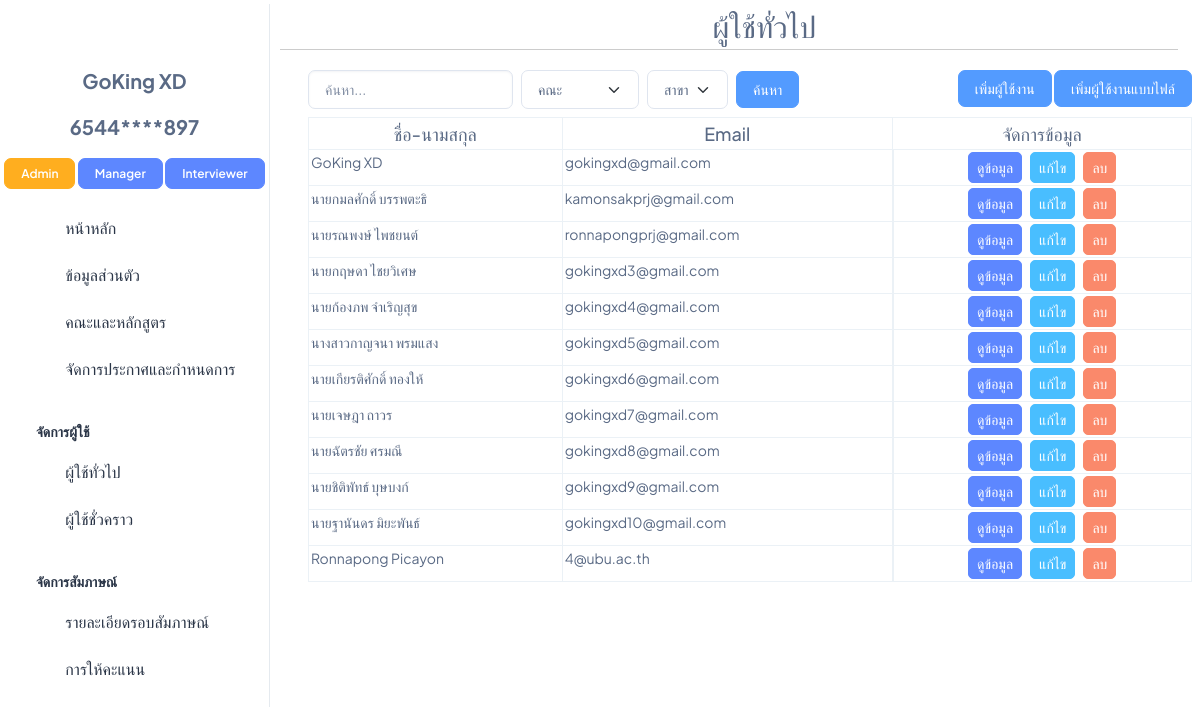
Before: /User (signed in) with the older database file.
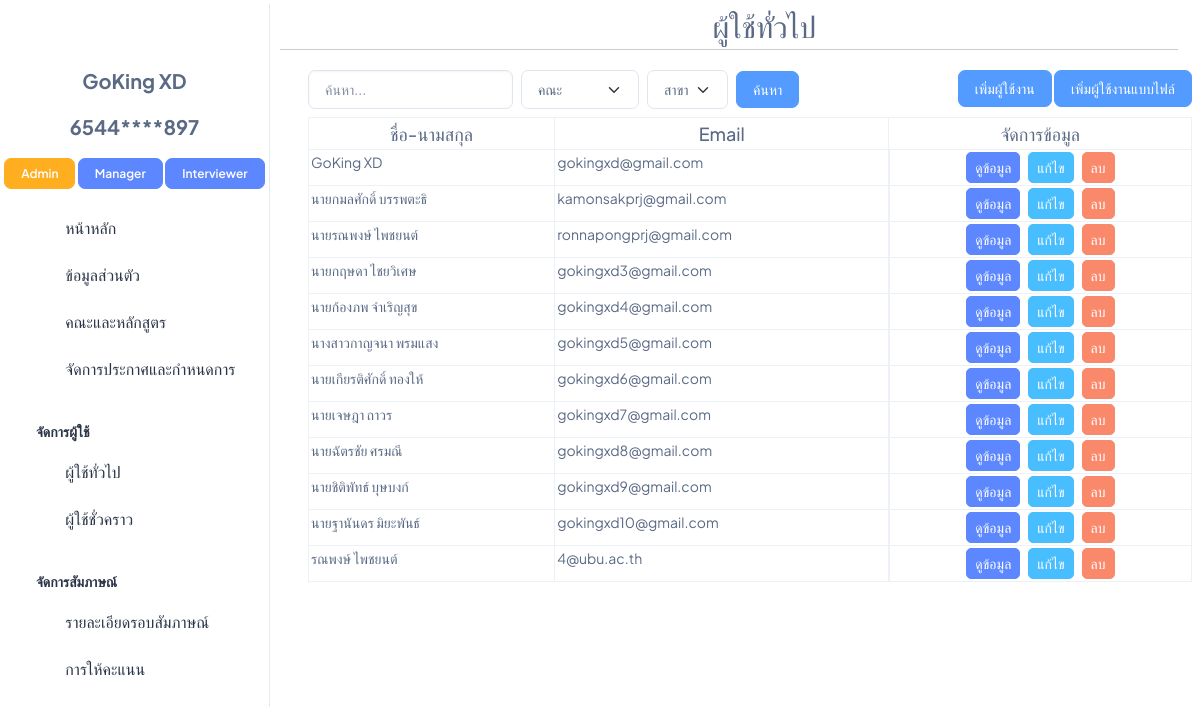
After: the same page with the newer database file.
### interview/models.py (models this page shows, shortened)
class User(AbstractBaseUser, PermissionsMixin):
    email = models.EmailField(unique=True)
    username = models.CharField(max_length=30, unique=True)
    first_name = models.CharField(max_length=100)
    last_name = models.CharField(max_length=100)
    gender = models.CharField(max_length=20)
    address = models.CharField(max_length=400)
    postcode = models.CharField(max_length=20)
    phone_number = models.CharField(max_length=10)
    citizen_id = models.CharField(max_length=13,unique=True,blank=True,null=True)
    birth_date = models.DateField(blank=True,null=True)
    date_joined = models.DateTimeField(default=timezone.now)
    is_active = models.BooleanField(default=True)
    is_staff = models.BooleanField(default=False)
    objects = CustomUserManager()
    USERNAME_FIELD = 'username'
    EMAIL_FIELD = 'email'
    REQUIRED_FIELDS = ['email']

### interview/views.py (the view)
# urls.py: path('User',User_path, name='User'),
@login_required
@user_passes_test(is_admin)
def User_path(request):
    users = User.objects.all()
    faculty_all = Faculty.objects.all()
    major_all = Major.objects.all()
    round_active = Round.objects.filter(active='True')
    return render(request,'admin/User.html', {'users': users,'faculty_all':faculty_all,"major_all":major_all,'round_active':round_active})

### interview/models.py (called while the page is built)
    def __str__(self) -> str:
        return f"{self.faculty}"

    def __str__(self) -> str:
        return f"{self.major}"

    def __str__(self):
        return self.name

    def __str__(self):
        return self.round_name

### interview/views.py (called while the page is built)
def is_admin(user):
    if isinstance(user, User):
        return user.roles.filter(name='Admin').exists()
    else:
        return False

### interview/templates/admin/User.html (shortened to what this page needs)
{% extends 'admin/base/n_base.html' %}
{% load static %}
{% block css_js %}
<link rel="stylesheet" href="{% static 'css/admin_css/User.css' %}" />
{% endblock %}
{% block topic %}
<div class="fs-8 mt-1 text-muted text-center">
    <span><i class="ti ti-user-check"></i> ผู้ใช้ทั่วไป</span>
  </div>
{% endblock %}
{% block content %}
<div class="pt-14 px-2">
    <div class="d-flex justify-content-between mb-2">
        <div class="d-flex flex-row flex-nowrap">
            <form action="{% url 'search_user' %}" method="post" class="w-100 d-flex flex-row align-items-center">
                <input class="form-control me-2" type="search" name="search" id="" placeholder="ค้นหา..." style="flex-grow: 1; min-width: 0;">
                <select class="form-select me-2" name="faculty" id="id_faculty_second" style="width: auto;">
                    <option value="">คณะ</option>
                </select>
                <select class="form-select" name="major" id="id_major_second" style="width: auto;">
                    <option value="">สาขา</option>
                </select>
                <button class="btn btn-info mx-2" type="submit">ค้นหา</button>
            </form>
        </div>
        <div>
            <button class="btn btn-info " onclick="add_User()">เพิ่มผู้ใช้งาน</button>
            <button class="btn btn-info " onclick="add_User_by_file()">เพิ่มผู้ใช้งานแบบไฟล์</button>
        </div>
    </div>
    <table class="table table-bordered table-hover">
        <thead class="thead-dark">
            <tr>
                <th class="text-center fs-5 fw-medium">ชื่อ-นามสกุล</th>
                <th class="text-center fs-5 fw-medium">Email</th>
                <th class="text-center fs-5 fw-medium">จัดการข้อมูล</th>
            </tr>
        </thead>
        <tbody>
            {% for user in users %}
            <tr>
                <td>{{ user.first_name }} {{ user.last_name }}</td>
                <td>{{ user.email }}</td>
                <td class="d-flex justify-content-center">
                    <a class="btn btn-primary btn-sm fs-3 mx-1" href="javascript:void(0);" onclick="display_popup
                        ('{{ user.id }}',
                        '{{ user.first_name }}',
                        '{{ user.last_name }}',
                        '{{user.birth_date}}',
                        '{{user.roles.all}}',
                        '{{user.email}}','{% for round in user.rounds_participated.all %}{{ round.major }}{% if not forloop.last %}, {% endif %}{% endfor %}',
                        '{% for round in user.rounds_participated.all %}{{ round.major.faculty.faculty }}{% if not forloop.last %}, {% endif %}{% endfor %}',
                        '{{ user.rounds_participated.all|join:',' }}',
                        '{{user.phone_number}}',
                        '{{user.address}}',
                        '{{user.postcode}}',)">ดูข้อมูล</a>
                    <a class="btn btn-secondary btn-sm fs-3 mx-1" href="javascript:void(0);" onclick="edit_popup
                        ('{{ user.id }}','{{user.roles.all}}','{{user.email}}')">แก้ไข</a>
                    <a class="btn btn-danger btn-sm fs-3 mx-1" href="delete_User/{{user.id}}">ลบ</a>
                </td>
            </tr>
            {% endfor %}
        </tbody>
    </table>
</div>
{% endblock %}

Changed rows visible on the page:
changed User "4@ubu.ac.th": first_name "Ronnapong" → "รณพงษ์"; last_name "Picayon" → "ไพชยนต์"
